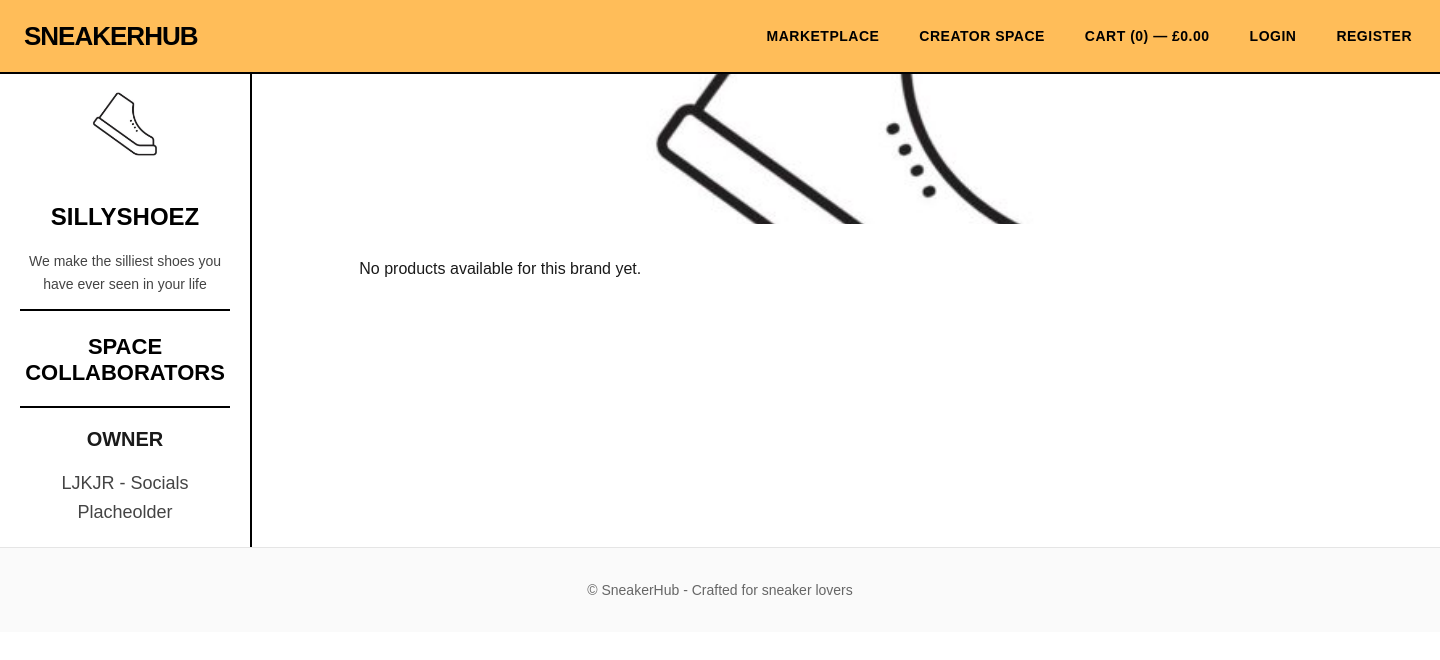
Before: /creatorspace/brand/1/ with the older database file.
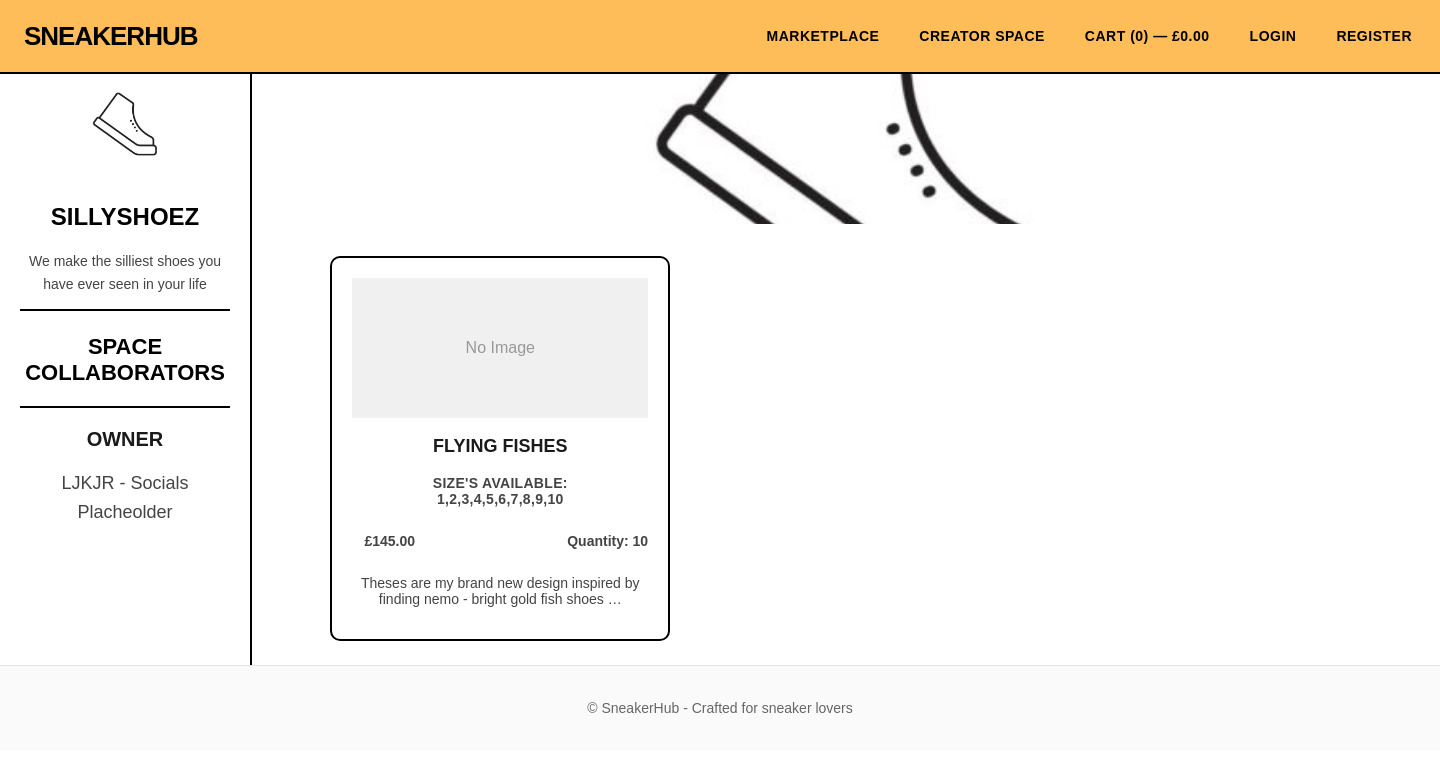
After: the same page with the newer database file.
### creatorspace/models.py (models this page shows, shortened)
class BrandProducts(models.Model):
    brand = models.ForeignKey(Brand, on_delete=models.CASCADE, related_name='products')
    product_name = models.CharField(max_length=200)
    product_description = models.TextField()
    product_image = models.ImageField(upload_to='brand_products/', null=True, blank=True)
    product_sizes = models.TextField()
    product_price = models.DecimalField(max_digits=10, decimal_places=2)
    quantity = models.PositiveIntegerField(default=0)
    created_at = models.DateTimeField(auto_now_add=True)
    updated_at = models.DateTimeField(auto_now=True)
    release_date = models.DateField(null=True, blank=True)
    is_active = models.BooleanField(default=True)

### creatorspace/views.py (the view)
# urls.py: path('brand/<int:brand_id>/', views.brandDetailView, name='brand_detail'),
def brandDetailView(request, brand_id):
    brand = Brand.objects.get(id=brand_id)
    brand_products = BrandProducts.objects.filter(brand_id=brand_id)
    brand_owner = User.objects.get(id=brand.owner_id)
    context = {
        'brand': brand,
        'brand_products': brand_products,
        'brand_owner': brand_owner,
    }
    return render(request, 'creatorspace/branddetail.html', context)

### cart/context_processors.py (called while the page is built, shortened)
def cart_totals(request):
    cart = request.session.get('cart', {})
    count = 0
    total = 0.0
    return {'cart': {'count': count, 'total': total}}

### creatorspace/context_processors.py (called while the page is built)
def isBrandOwner(request):
    user = request.user
    isBrand = False
    if user.is_authenticated:
        brandCheck = Brand.objects.filter(owner=user).exists()
        if brandCheck:
            isBrand = True
    return {
        'isBrand': isBrand
    }

### creatorspace/templates/creatorspace/branddetail.html (shortened to what this page needs)
{% extends "base.html" %}
{% load static %}
{% block content %}
<section class="brand-detail-section">
    <section class="brand-detail-column-left">
        <div class="container">
            <div class="brand-detail-logo">
                {% if brand.brand_logo %}
                <img src="{{ brand.brand_logo.url }}" alt="{{ brand.brand_name }} Logo" class="brand-logo">
                {% else %}
                <div class="brand-logo-placeholder">No Logo</div>
                {% endif %}
            </div>
            <div class="brand-detail-bio">
                <h1>{{ brand.brand_name }}</h1>
                <p>{{ brand.brand_bio }}</p>
            </div>
        </div>
        <div class="container">
            <div class="brand-users-description">
                <h2>Space Collaborators</h2>
                <h3>Owner</h3>
                <p>{{ brand_owner.username }} <span>- Socials Placheolder</span></p>
            </div>
        </div>
    </section>
    <section class="brand-detail-column-right">
        <div class="brand-detail-banner">
            {% if brand.brand_banner %}
            <img src="{{ brand.brand_banner.url }}" alt="{{ brand.brand_name }} Banner" class="brand-banner">
            {% else %}
            <div class="brand-banner-placeholder">No Banner</div>
            {% endif %}
        </div>
        <div class="brand-detail-product-grid">
            {% if brand_products %}
                {% for sneaker in brand_products %}
                    <a href="" class="brand-product-link">
                        <div class="brand-product-item">
                            {% if sneaker.product_image %}
                                <img src="{{ sneaker.product_image.url }}" alt="{{ sneaker.product_name }}" class="listing-thumb">
                            {% else %}
                                <div class="listing-thumb-placeholder">No Image</div>
                            {% endif %}
                            <div class="listing-info">
                                <h3>{{ sneaker.product_name }}</h3>
                                <p class="listing-size">Size's available: <br>{{ sneaker.product_sizes }}</p>
                                <div class="brand-listing-row">
                                    <p class="listing-price">£{{ sneaker.product_price }}</p>
                                    <p class="listing-quantity">Quantity: {{ sneaker.quantity }}</p>
                                </div>
                                <p class="listing-description">{{ sneaker.product_description|truncatewords:15 }}</p>
                            </div>
                        </div>
                    </a>
                {% endfor %}
            {% else %}
                <p class="no-data">No products available for this brand yet.</p>
            {% endif %}
        </div>
    </section>
</section>
<footer class="site-footer" style="margin-top: 0px;">
    <div class="footer-inner">
        <p>&copy; {{ now.year }} SneakerHub - Crafted for sneaker lovers</p>
    </div>
</footer>
{% endblock %}

Changed rows visible on the page:
added BrandProducts: product_image "No Image", product_name "FLYING FISHES", product_sizes "1,2,3,4,5,6,7,8,9,10", product_price "145.00", quantity "10", product_description "Theses are my brand new design inspired by finding nemo - bright gold fish shoes …"
Other visible differences:
text no longer shown: "No products available for this brand yet."
